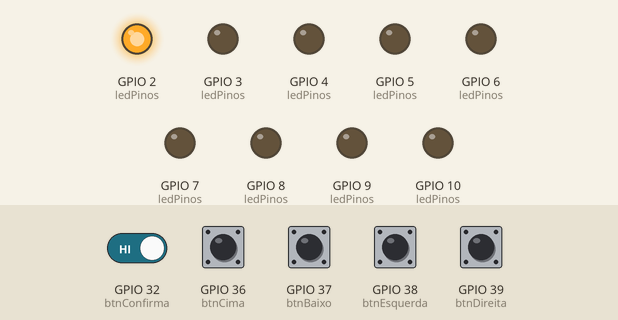
Simulated run of this sketch. Board: ESP32. On the bench: output pins drawn as LEDs (lit = HIGH). Dashed ring = blinking. The inputs (shaded band) are chosen by the test bench; at power-on: GPIO 32 (btnConfirma), GPIO 36 (btnCima), GPIO 37 (btnBaixo), GPIO 38 (btnEsquerda), GPIO 39 (btnDireita) HIGH.

Above: at 4.7 s.
4.8 s: GPIO 36 (btnCima) pulled LOW for 1.4 s
At 6.0 s:
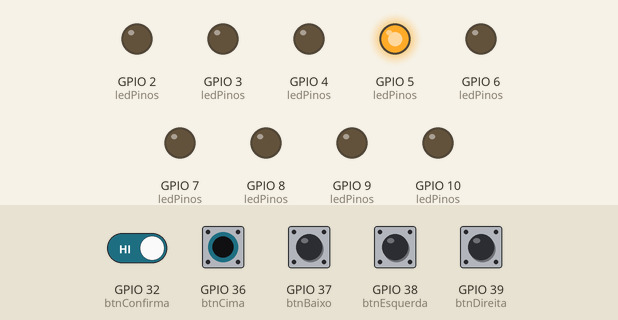
8.3 s: GPIO 32 (btnConfirma) driven LOW and GPIO 36 (btnCima) driven LOW
At 10.27 s:
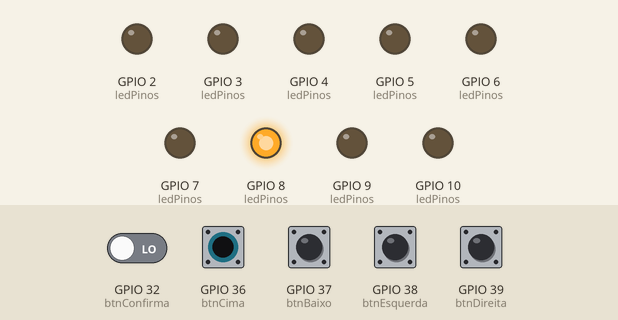
12.8 s: GPIO 32 (btnConfirma) driven HIGH
At 15.0 s:
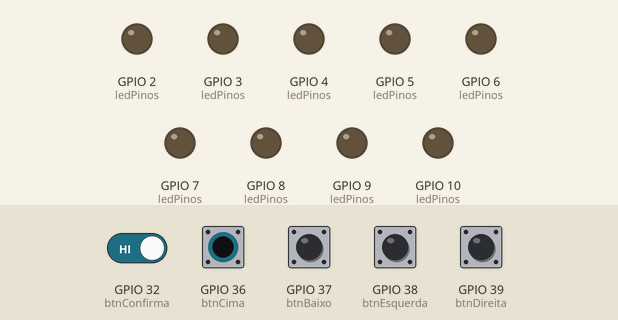
17.3 s: GPIO 38 (btnEsquerda) pulled LOW for 1.4 s
At 18.7 s:
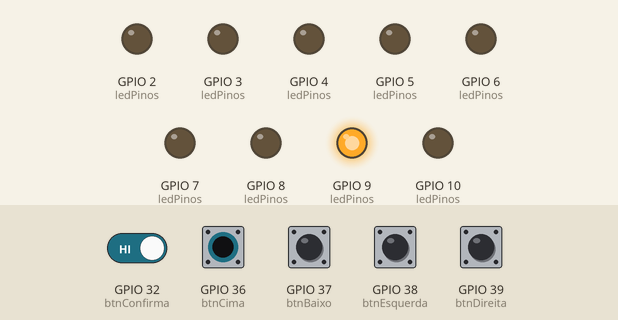
22.3 s: GPIO 36 (btnCima) driven HIGH
At 23.1 s:
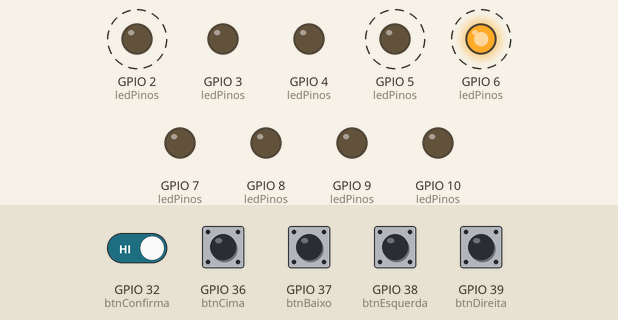
26.8 s: GPIO 39 (btnDireita) pulled LOW for 1.4 s
At 28.46 s:
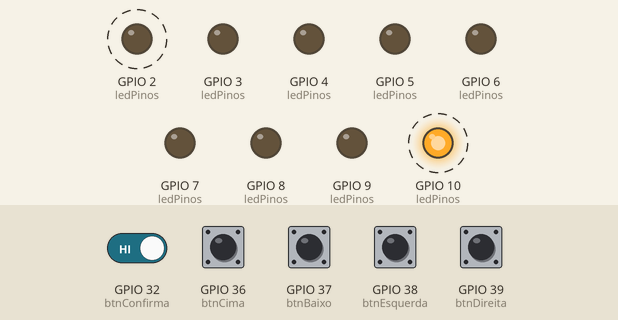
Timing chart, 0 to 33.7 s (numbered marks = the images above; inputs shaded):
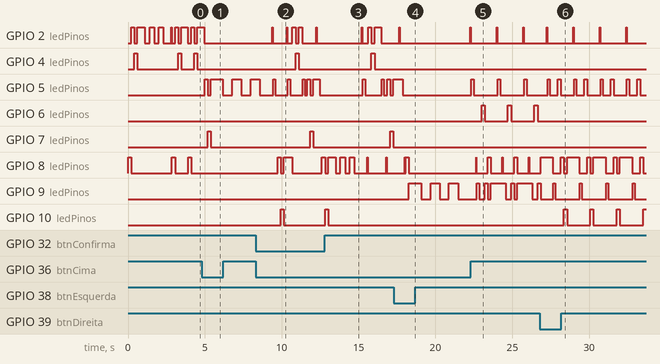

Measured:
- after the input at 4.8 s, GPIO 2 (ledPinos): goes on until 5.0 s, then stays LOW; GPIO 4 (ledPinos), GPIO 8 (ledPinos): stops changing and stays LOW; GPIO 5 (ledPinos): goes HIGH 0.20 s, LOW 0.20 s, HIGH 0.80 s, LOW 0.60 s, HIGH 0.60 s, LOW 0.60 s, then HIGH, starting after 0.18 s; GPIO 7 (ledPinos): LOW → HIGH after 0.38 s, → LOW 0.20 s later
- after the input at 8.3 s, GPIO 4 (ledPinos): LOW → HIGH after 2.6 s, → LOW 0.20 s later; GPIO 8 (ledPinos): goes HIGH 0.20 s, LOW 0.20 s, HIGH 0.56 s, LOW 1.9 s, then HIGH, starting after 1.4 s; GPIO 10 (ledPinos): LOW → HIGH after 1.6 s, → LOW 0.20 s later
- after the input at 12.8 s, GPIO 10 (ledPinos): goes on until 13.0 s, then stays LOW
- after the input at 17.3 s, GPIO 4 (ledPinos): stays LOW (without the input it goes to HIGH after 2.2 s); GPIO 5 (ledPinos): goes on until 17.9 s, then stays LOW
- after the input at 22.3 s, GPIO 3 (ledPinos): stops changing and stays LOW
- after the input at 26.8 s, GPIO 6 (ledPinos): stops changing and stays LOW; GPIO 10 (ledPinos): alternates HIGH for 0.20 s and LOW for 1.5 s, starting after 1.6 s
- by itself, GPIO 6 (ledPinos): alternates HIGH for 0.20 s and LOW for 1.5 s

The sketch:

jogoDaVelhaArduinoUNO.ino
```cpp
// Definindo os pinos para LEDs
//asfdasd
const int ledPinos[3][3] = {
  {2, 3, 4},
  {5, 6, 7},
  {8, 9, 10}
};

// Definindo os pinos para botões
const int btnCima = A0;
const int btnBaixo = A1;
const int btnEsquerda = A2;
const int btnDireita = A3;
const int btnConfirma = A4;

// Definindo variaveis para controle do jogo
int jogadorAtual = 1;
int linhaSelecionada = 0;
int colunaSelecionada = 0;
int jogadorNaPosicao[3][3] = {0};  // 0 representa posição vazia

void setup() {
  // Inicialização dos LEDs como saídas e desliga todos
  for (int i = 0; i < 3; i++) {
    for (int j = 0; j < 3; j++) {
      pinMode(ledPinos[i][j], OUTPUT);
      digitalWrite(ledPinos[i][j], LOW);
    }
  }

  // Inicializacao dos botoes como entradas
  pinMode(btnCima, INPUT_PULLUP);
  pinMode(btnBaixo, INPUT_PULLUP);
  pinMode(btnEsquerda, INPUT_PULLUP);
  pinMode(btnDireita, INPUT_PULLUP);
  pinMode(btnConfirma, INPUT_PULLUP);
}

void loop() {
  // Verificar botoes direcionais
  if (digitalRead(btnCima) == HIGH) {
    atualizarPosicao(-1, 0);
    delay(200); // debounce
  }
  if (digitalRead(btnBaixo) == HIGH) {
    atualizarPosicao(1, 0);
    delay(200); // debounce
  }
  if (digitalRead(btnEsquerda) == HIGH) {
    atualizarPosicao(0, -1);
    delay(200); // debounce
  }
  if (digitalRead(btnDireita) == HIGH) {
    atualizarPosicao(0, 1);
    delay(200); // debounce
  }

  // Verificar botão de confirmação
  if (digitalRead(btnConfirma) == HIGH) {
    marcarJogada();
    delay(200); // debounce
  }

  // Atualizar LEDs de acordo com a seleção do jogador
  atualizarLEDs();

  // Verificar se ha um vencedor e reiniciar o jogo se necessario
  if (checkVencedor()) {
  for (int k = 0; k < 3; k++) {
    // Pisca todos os LEDs três vezes
    for (int i = 0; i < 3; i++) {
      for (int j = 0; j < 3; j++) {
        digitalWrite(ledPinos[i][j], HIGH);
      }
    }
    delay(500);
    for (int i = 0; i < 3; i++) {
      for (int j = 0; j < 3; j++) {
        digitalWrite(ledPinos[i][j], LOW);
      }
    }
    delay(500);
  }

  // Aguarde um segundo para que o jogador veja o resultado antes de reiniciar o jogo
  delay(1000);
  reiniciarJogo();
}


  // Outras acoes do loop podem ser adicionadas conforme necessario
}

void atualizarPosicao(int linha, int coluna) {
  // Desliga o LED na posição anterior
  digitalWrite(ledPinos[linhaSelecionada][colunaSelecionada], LOW);

  // Atualiza a posicao
  linhaSelecionada = (linhaSelecionada + linha + 3) % 3;
  colunaSelecionada = (colunaSelecionada + coluna + 3) % 3;

  // Liga o LED na nova posicao
  digitalWrite(ledPinos[linhaSelecionada][colunaSelecionada], HIGH);
}

void marcarJogada() {
  // Verificar se a posição já está ocupada
  if (jogadorNaPosicao[linhaSelecionada][colunaSelecionada] != 0) {
    return;
  }

  // Marcar a jogada do jogador atual
  jogadorNaPosicao[linhaSelecionada][colunaSelecionada] = jogadorAtual;

  // Armazenar a frequencia de acordo com o jogador atual (exemplo: jogador 1 -> 3 Hz, jogador 2 -> 6 Hz)
  int frequencia = (jogadorAtual == 1) ? 300 : 600;

  // Pisca o LED na nova posição de acordo com a frequencia do jogador
  for (int i = 0; i < 3; i++) {
    digitalWrite(ledPinos[linhaSelecionada][colunaSelecionada], HIGH);
    delay(frequencia);
    digitalWrite(ledPinos[linhaSelecionada][colunaSelecionada], LOW);
    delay(frequencia);
  }

  // Alternar para o próximo jogador
  jogadorAtual = 3 - jogadorAtual; // Alternar entre 1 e 2
}

void atualizarLEDs() {
  // Mantém os LEDs ligados nas posições selecionadas
  for (int i = 0; i < 3; i++) {
    for (int j = 0; j < 3; j++) {
      if (jogadorNaPosicao[i][j] == 1) {
        // Jogador 1 - Pisca lentamente
        digitalWrite(ledPinos[i][j], HIGH);
        delay(30);
        digitalWrite(ledPinos[i][j], LOW);
        delay(30);
      } else if (jogadorNaPosicao[i][j] == 2) {
        // Jogador 2 - Pisca rapidamente
        digitalWrite(ledPinos[i][j], HIGH);
        delay(150);
        digitalWrite(ledPinos[i][j], LOW);
        delay(150);
      }
    }
  }
}

bool checkVencedor() {
  // Verificar linhas e colunas
  for (int i = 0; i < 3; i++) {
    if (jogadorNaPosicao[i][0] != 0 && jogadorNaPosicao[i][0] == jogadorNaPosicao[i][1] && jogadorNaPosicao[i][1] == jogadorNaPosicao[i][2]) {
      return true; // Vencedor encontrado em uma linha
    }
    if (jogadorNaPosicao[0][i] != 0 && jogadorNaPosicao[0][i] == jogadorNaPosicao[1][i] && jogadorNaPosicao[1][i] == jogadorNaPosicao[2][i]) {
      return true; // Vencedor encontrado em uma coluna
    }
  }

  // Verificar diagonais
  if (jogadorNaPosicao[0][0] != 0 && jogadorNaPosicao[0][0] == jogadorNaPosicao[1][1] && jogadorNaPosicao[1][1] == jogadorNaPosicao[2][2]) {
    return true; // Vencedor encontrado na diagonal principal
  }
  if (jogadorNaPosicao[0][2] != 0 && jogadorNaPosicao[0][2] == jogadorNaPosicao[1][1] && jogadorNaPosicao[1][1] == jogadorNaPosicao[2][0]) {
    return true; // Vencedor encontrado na diagonal secundária
  }

  return false; // Nenhum vencedor encontrado
}

void reiniciarJogo() {
  // Reinicializar o estado do jogo
  for (int i = 0; i < 3; i++) {
    for (int j = 0; j < 3; j++) {
      jogadorNaPosicao[i][j] = 0;
      digitalWrite(ledPinos[i][j], LOW);


      //asd
    }
  }
  jogadorAtual = 1;
  linhaSelecionada = 0;
  colunaSelecionada = 0;
}
```
